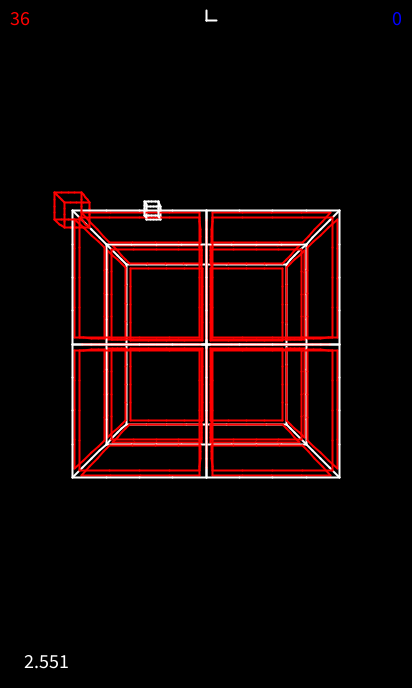
Frame 1 (no input)
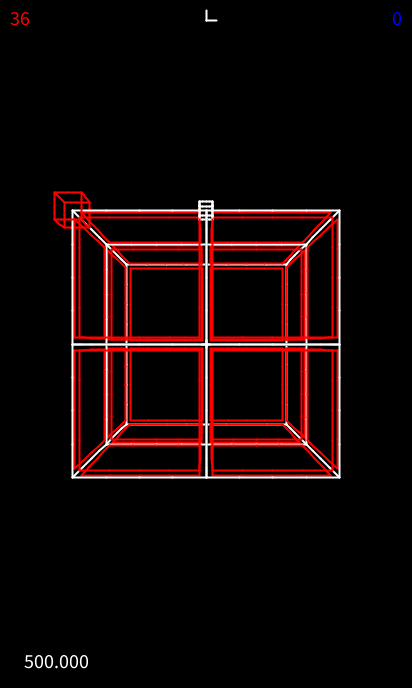
Frame 60 (the mouse pressed at the canvas centre just before this capture)
Frame 120 (the mouse held since frame 60 and released just before this capture): identical to frame 60, image omitted

The Processing sketch that drew these frames (run headless with seeded random() and noise(); from frame 60 on, the mouse is pressed at the canvas centre):

// Processing sketch: sketch_3Ddot
// ── sketch_3Ddot.pde
import java.util.Collections;
void settings() {
  size(412, 688); //for chromebook vertical display
//smooth(8);
  
}
void setup() {
  setupData();
  setupTestData();
  //ups(0, 0, 1, player.P1);
}
void draw() {
  float time = millis();
  generateQueue();
  updateUI();
  background(color(0,0,0));
  float[] control = getRotation();
  render(control[1],control[0]);
  fill(color(255, 255, 255));
  text(1000/(millis()-time), 20, 668);
}
// ── constants.pde
final float SCORE_SIZE = 20; //vertical size of square counts for each player
final float SCORE_HI = 10; //horizontal inset inward for player scores
final float SCORE_VI = 25; //vertical inset inward for player scores
final color P1_COLOR = color(255, 0, 0); //player 1 color
final color P2_COLOR = color(0, 0, 255); //player 2 color
final color OTHER_COLOR = color(255, 255, 255); //other color for cursor
final color OTHER_COLOR_DARK = color(127, 127, 0); //other color when cursorb not active
final color SEG_ON = color(255, 255, 255); //color for placed segment
final color SEG_OFF = color(63, 63, 63); //color for unplaced segment
final float SSTART = -.95; //square start in cube space
final float SEND = -.05; //square end in cube space
final float CUBE_SIZE = 200; //cube size, world units per cube unit
final float CAM_LENGTH = 400; //camera length
final float CAM_DIST = 800; //distance from cube center
final float RF = .5; //rotation speed factor for mouse
final float CCO = .1; //cursor cube offset from center
final float SPIN_FRICTION = .92; //spin friction for spinning the cube with inertia
final boolean ENTER_ALWAYS_OK = true; //whether enter can always be used to place segments
final int SPLITS = 4; //subsegments to cut lines into
// ── data.pde
boolean[][][][] connections;
player[][][][] squares;
int p1s;
int p2s;
enum player {
  NP, P1, P2
}
void setupData() {
  connections = new boolean[3][3][3][3]; //[x][y][z][xp, yp, zp]
  squares = new player[3][3][3][3]; //[x][y][z][xyp, xzp, yzp]
  initSquares();
  p1s = 0;
  p2s = 0;
}
void setupTestData() {
  /*
  connections[0][0][0][0] = true;
  connections[0][1][0][0] = true;
  connections[0][0][0][1] = true;
  connections[1][0][0][1] = true;
  
  connections[0][0][0][0] = true;
  connections[0][0][1][0] = true;
  connections[0][0][0][2] = true;
  connections[1][0][0][2] = true;
  
  connections[0][0][0][1] = true;
  connections[0][0][1][1] = true;
  connections[0][0][0][2] = true;
  connections[0][1][0][2] = true;
  */
  iterate();
  updateField(player.P1);
}
//tries to place segment at coords/direction and returns whether it could/did do it
boolean place(int x, int y, int z, int d, player p) {
  switch(d) {
    case 3: x--; d=0; break;
    case 4: y--; d=1; break;
    case 5: z--; d=2; break;
    default: break;
  }
  if(connections[x][y][z][d]) {
    return false;
  } else {
    connections[x][y][z][d]=true;
  }
  return true;
}
void iterate() {
  for(int i=0; i<=2; i++) {
    for(int j=0; j<=2; j++) {
      for(int k=0; k<=1; k++) {
        connections[i][j][k][2] = true;
        connections[i][k][j][1] = true;
        connections[k][i][j][0] = true;
      }
    }
  }
}
boolean[] getConnections(int x, int y, int z) {
  boolean[] r = new boolean[6];
  r[0] = connections[x][y][z][0];
  r[1] = connections[x][y][z][1];
  r[2] = connections[x][y][z][2];
  if(x>0) r[3] = connections[x-1][y][z][0];
  if(y>0) r[4] = connections[x][y-1][z][0];
  if(z>0) r[5] = connections[x][y][z-1][0];
  return r;
}
boolean updateField(player p) { //checks all locations for squares, returns whether new square found
  boolean r = false;
  for(int i=0; i<3; i++) {
    for(int j=0; j<3; j++) {
      for(int k=0; k<3; k++) {
        if(ups(i, j, k, p)) r=true;
      }
    }
  }
  return r;
}
void initSquares() {
  for(int i=0; i<3; i++) {
    for(int j=0; j<3; j++) {
      for(int k=0; k<3; k++) {
        for(int l=0; l<3; l++) {
          squares[i][j][k][l]=player.NP;
        }
      }
    }
  }
}
//update positive squares, returns whether a new one was found
boolean ups(int x, int y, int z, player p) { //(move around array and check others iff there are connections going in those directions
  boolean r = false;
  if((connections[x][y][z][0] && connections[x][y][z][1]) && (connections[x][y+1][z][0] && connections[x+1][y][z][1]) && squares[x][y][z][0]==player.NP) {
      squares[x][y][z][0] = p;
    addScore(p);
    r=true;
  }
  if((connections[x][y][z][0] && connections[x][y][z][2]) && (connections[x][y][z+1][0] && connections[x+1][y][z][2]) && squares[x][y][z][1]==player.NP) {
      squares[x][y][z][1] = p;
    addScore(p);
    r=true;
  }
  if((connections[x][y][z][1] && connections[x][y][z][2]) && (connections[x][y][z+1][1] && connections[x][y+1][z][2]) && squares[x][y][z][2]==player.NP) {
      squares[x][y][z][2] = p;
    addScore(p);
    r=true;
  }
  return r;
}
void addScore(player p) {
  if(p == player.P1) {
    p1s++;
  } else if(p == player.P2) {
    p2s++;
  } else println("warning: score adding attempt to no player");
}
// ── render.pde
public class Segment implements Comparable<Segment> {
  public float x1; public float y1; public float z1; public float x2; public float y2; public float z2; public color c; public float d;
  Segment(float a, float b, float ci, float d, float e, float f, color g) {
    this.x1 = a;  this.y1 = b;  this.z1 = ci;  this.x2 = d;  this.y2 = e;  this.z2 = f; this.c = g;
    this.d=sqrt(sq((x1+x2)/2)+sq((y1+y2)/2)+sq((z1+z2)/2));
  }
  public int compareTo(Segment other) {
    if(this.d>other.d) {
      return 1;
    } else if(this.d<other.d) {
      return -1;
    } else {
      return 0;
    }
  }
  public Segment copy() {
    return new Segment(this.x1, this.y1, this.z1, this.x2, this.y2, this.z2, this.c);
  }
}
ArrayList<Segment> rq = new ArrayList<Segment>();
void render(float xr, float zr) {
  renderQueue(xr, zr);
  textSize(SCORE_SIZE);
  fill(P1_COLOR); text(p1s, SCORE_HI, SCORE_VI);
  fill(P2_COLOR); text(p2s, width-textWidth(str(p2s))-SCORE_HI, SCORE_VI);
  renderAxes(xr, zr);
}
void renderAxes(float xr, float zr) {
  renderSegment(new Segment(0, 0, 0, 20, 0, 0, color(255, 255, 255)), xr, zr, width/2, 20);
  renderSegment(new Segment(0, 0, 0, 0, 20, 0, color(255, 255, 255)), xr, zr, width/2, 20);
  renderSegment(new Segment(0, 0, 0, 0, 0, -20, color(255, 255, 255)), xr, zr, width/2, 20);
}
void addConnectionToDraw(int x, int y, int z, int d, boolean t) {
  float x1 = x-1;
  float y1 = y-1;
  float z1 = z-1;
  float x2 = d==0 ? x : x-1;
  float y2 = d==1 ? y : y-1;
  float z2 = d==2 ? z : z-1;
  color c = t ? SEG_ON : SEG_OFF;
  if(!((z==2&&d==2)||(y==2&&d==1)||(x==2&&d==0))){
    addSplitSegmentToDraw(new Segment(x1, y1, z1, x2, y2, z2, c));
  }
}
void addSplitSegmentToDraw(Segment t) {
  for(int i=0; i<SPLITS; i++) {
    float l=1.0/SPLITS;
    float j=i*l;
    float jb=j+l;
    float k=1-j;
    float kb=1-l-j;
    Segment tmp = new Segment(t.x1*k+t.x2*j, t.y1*k+t.y2*j, t.z1*k+t.z2*j,
                              t.x1*kb+t.x2*jb, t.y1*kb+t.y2*jb, t.z1*kb+t.z2*jb, t.c); //color(55+i*20, 55+i*20, 55+i*20)
    rq.add(tmp);
  }
}

void addCursorToDraw(float x, float y, float z, float xb, float yb, float zb, boolean e, player p) {
  float x1=x-CCO-1;
  float x2=x+CCO-1;
  float y1=y-CCO-1;
  float y2=y+CCO-1;
  float z1=z-CCO-1;
  float z2=z+CCO-1;
  color c = p==player.P1 ? P1_COLOR : P2_COLOR;
  addCube(x1, y1, z1, x2, y2, z2, c);
  c=e?OTHER_COLOR:OTHER_COLOR_DARK;
  x1=xb-CCO/2-1;
  x2=xb+CCO/2-1;
  y1=yb-CCO/2-1;
  y2=yb+CCO/2-1;
  z1=zb-CCO/2-1;
  z2=zb+CCO/2-1;
  addCube(x1, y1, z1, x2, y2, z2, c);
}
void addCube(float x1, float y1, float z1, float x2, float y2, float z2, color c) {
  addSplitSegmentToDraw(new Segment(x1, y1, z1, x2, y1, z1, c));//top
  addSplitSegmentToDraw(new Segment(x2, y1, z1, x2, y2, z1, c));
  addSplitSegmentToDraw(new Segment(x2, y2, z1, x1, y2, z1, c));
  addSplitSegmentToDraw(new Segment(x1, y2, z1, x1, y1, z1, c));
  addSplitSegmentToDraw(new Segment(x1, y1, z2, x2, y1, z2, c));//bottom
  addSplitSegmentToDraw(new Segment(x2, y1, z2, x2, y2, z2, c));
  addSplitSegmentToDraw(new Segment(x2, y2, z2, x1, y2, z2, c));
  addSplitSegmentToDraw(new Segment(x1, y2, z2, x1, y1, z2, c));
  addSplitSegmentToDraw(new Segment(x1, y1, z1, x1, y1, z2, c));//verticals
  addSplitSegmentToDraw(new Segment(x2, y1, z1, x2, y1, z2, c));
  addSplitSegmentToDraw(new Segment(x2, y2, z1, x2, y2, z2, c));
  addSplitSegmentToDraw(new Segment(x1, y2, z1, x1, y2, z2, c));
}
void addSquareToDraw(int x, int y, int z, int d, player p) {
  if(p == player.NP) return;
  color c;
  float x1; float y1; float z1;
  float x2; float y2; float z2;
  if(p == player.P1) {
    c = P1_COLOR;
  } else {
    c = P2_COLOR;
  }
  switch (d) {
    case 0: x1=SSTART+x; y1=SSTART+y; z1=-1+z;
            x2=SEND+x; y2=SEND+y;
            addSplitSegmentToDraw(new Segment(x1, y1, z1, x2, y1, z1, c));
            addSplitSegmentToDraw(new Segment(x2, y1, z1, x2, y2, z1, c));
            addSplitSegmentToDraw(new Segment(x2, y2, z1, x1, y2, z1, c));
            addSplitSegmentToDraw(new Segment(x1, y2, z1, x1, y1, z1, c));
            break;
    case 1: x1=SSTART+x; y1=-1+y; z1=SSTART+z;
            x2=SEND+x; z2=SEND+z;
            addSplitSegmentToDraw(new Segment(x1, y1, z1, x2, y1, z1, c));
            addSplitSegmentToDraw(new Segment(x2, y1, z1, x2, y1, z2, c));
            addSplitSegmentToDraw(new Segment(x2, y1, z2, x1, y1, z2, c));
            addSplitSegmentToDraw(new Segment(x1, y1, z2, x1, y1, z1, c));
            break;
    case 2: x1=-1+x; y1=SSTART+y; z1=SSTART+z;
            y2=SEND+y; z2=SEND+z;
            addSplitSegmentToDraw(new Segment(x1, y1, z1, x1, y2, z1, c));
            addSplitSegmentToDraw(new Segment(x1, y2, z1, x1, y2, z2, c));
            addSplitSegmentToDraw(new Segment(x1, y2, z2, x1, y1, z2, c));
            addSplitSegmentToDraw(new Segment(x1, y1, z2, x1, y1, z1, c));
            //println(x1, y1, z1, x1, y2, z2);
            break;
    default: break;
  }
}
void generateQueue() {
  for(int i=0; i<3; i++) {
    for(int j=0; j<3; j++) {
      for(int k=0; k<3; k++) {
        for(int l=0; l<3; l++) {
          addConnectionToDraw(i, j, k, l, connections[i][j][k][l]);
          addSquareToDraw(i, j, k, l, squares[i][j][k][l]);
        }
      }
    }
  }
}
void renderQueue(float xr, float zr) {
  for(Segment t:rq) {
    Segment tmp = readySegment(t, xr, zr);
    t.d=sqrt(sq((tmp.x1+tmp.x2)/2)+sq((tmp.y1+tmp.y2)/2)+sq((tmp.z1+tmp.z2)/2));
  }
  Collections.sort(rq);
  Collections.reverse(rq);
  while(rq.size() != 0) {
    Segment tmp = rq.get(0); //this is not a copy of the added point, but it is deleted right after so it is ok to modify the original (as it is doing)
    tmp.x1 *= CUBE_SIZE;
    tmp.y1 *= CUBE_SIZE;
    tmp.z1 *= CUBE_SIZE;
    tmp.x2 *= CUBE_SIZE;
    tmp.y2 *= CUBE_SIZE;
    tmp.z2 *= CUBE_SIZE;
    renderSegment(tmp, xr, zr, width/2, height/2);
    rq.remove(0);
  }
}
void renderSegment(Segment t, float xr, float zr, float cntx, float cnty) {
  Segment tmp = readySegment(t, xr, zr);
  stroke(tmp.c);
  strokeWeight(2);
  line(cntx+tmp.x1/tmp.y1*CAM_LENGTH, cnty+tmp.z1/tmp.y1*CAM_LENGTH, cntx+tmp.x2/tmp.y2*CAM_LENGTH, cnty+tmp.z2/tmp.y2*CAM_LENGTH);
}
Segment readySegment(Segment t, float xr, float zr) {
  Segment tmp = t.copy();
  float tx = tmp.x1;
  float ty = tmp.y1;
  float tz = tmp.z1;
  tmp.x1 = tx*cos(zr) - ty*sin(zr);
  tmp.y1 = tx*sin(zr) + ty*cos(zr);
  tx = tmp.x1;
  ty = tmp.y1;
  tz = tmp.z1;
  tmp.y1 = ty*cos(xr) - tz*sin(xr);
  tmp.z1 = ty*sin(xr) + tz*cos(xr);
  tx = tmp.x2;
  ty = tmp.y2;
  tz = tmp.z2;
  tmp.x2 = tx*cos(zr) - ty*sin(zr);
  tmp.y2 = tx*sin(zr) + ty*cos(zr);
  tx = tmp.x2;
  ty = tmp.y2;
  tz = tmp.z2;
  tmp.y2 = ty*cos(xr) - tz*sin(xr);
  tmp.z2 = ty*sin(xr) + tz*cos(xr);
  tmp.y1 += CAM_DIST;
  tmp.y2 += CAM_DIST;
  return tmp;
}
// ── ui.pde
int ctargx = 0;
int ctargy = 0;
int ctargz = 0;
int ctargxb = 1;
int ctargyb = 0;
int ctargzb = 0;
int cd = 0; //+x, +y, +z, -x, -y, -z
float ccurx = 0;
float ccury = 0;
float ccurz = 0;
float ccurxb = 0;
float ccuryb = 0;
float ccurzb = 0;
boolean pm=true; //placemode
player curp = player.P1;
void updateUI() {
  updateCursor();
}
void updateCursor() {
  ccurx = .6*ctargx + .4*ccurx;
  ccury = .6*ctargy + .4*ccury;
  ccurz = .6*ctargz + .4*ccurz;
  bumpCursor();
  setCursorBTarg();
  ccurxb = .6*ctargxb + .4*ccurxb;
  ccuryb = .6*ctargyb + .4*ccuryb;
  ccurzb = .6*ctargzb + .4*ccurzb;
  
  addCursorToDraw(ccurx, ccury, ccurz, ccurxb, ccuryb, ccurzb, pm, curp);
}
void setCursorBTarg() {
  ctargxb=ctargx;
  ctargyb=ctargy;
  ctargzb=ctargz;
  switch(cd) {
    case 0: ctargxb++; break;
    case 1: ctargyb++; break;
    case 2: ctargzb++; break;
    case 3: ctargxb--; break;
    case 4: ctargyb--; break;
    case 5: ctargzb--; break;
    default: break;
  }
}
boolean bumpCursor() {
  boolean r = false;
  if(ctargx==2&&cd==0) {cd=3; r=true;}
  if(ctargy==2&&cd==1) {cd=4; r=true;}
  if(ctargz==2&&cd==2) {cd=5; r=true;}
  if(ctargx==0&&cd==3) {cd=0; r=true;}
  if(ctargy==0&&cd==4) {cd=1; r=true;}
  if(ctargz==0&&cd==5) {cd=2; r=true;}
  return r;
}
void clipCursor() {
  ctargx = max(0, min(2, ctargx));
  ctargy = max(0, min(2, ctargy));
  ctargz = max(0, min(2, ctargz));
}
void keyPressed() {
  switch(key) {
    /*
    case 'a': if(pm) cd=3; else ctargx--; break;
    case 'd': if(pm) cd=0; else ctargx++; break;
    case 's': if(pm) cd=4; else ctargy--; break;
    case 'w': if(pm) cd=1; else ctargy++; break;
    case 'q': if(pm) cd=2; else ctargz++; break;
    case 'e': if(pm) cd=5; else ctargz--; break;
    case 'j': cd=3; break;
    case 'l': cd=0; break;
    case 'k': cd=4; break;
    case 'i': cd=1; break;
    case 'u': cd=2; break;
    case 'o': cd=5; break;
    */
    case 'a': if(cd!=3) cd=3; else ctargx--; break;
    case 'd': if(cd!=0) cd=0; else ctargx++; break;
    case 's': if(cd!=4) cd=4; else ctargy--; break;
    case 'w': if(cd!=1) cd=1; else ctargy++; break;
    case 'q': if(cd!=2) cd=2; else ctargz++; break;
    case 'e': if(cd!=5) cd=5; else ctargz--; break;
    //case ' ': pm=!pm; break;
    case 'g': zrv+=.05; break;
    case 't': zrv-=.05; break;
    case 'f': xrv-=.05; break;
    case 'h': xrv+=.05; break;
    case '\n': if(pm||ENTER_ALWAYS_OK) {
                 //only switch turn if valid move is made which does not make a new square
                 if(place(ctargx, ctargy, ctargz, cd, curp) && !updateField(curp)) {
                   curp=(curp==player.P1)?player.P2:player.P1;
                 }
               }
               break;
    default: break;
  }
  bumpCursor();
  clipCursor();
}
float lastmx;
float lastmy;
float xr;
float zr;
float xrl;
float zrl;
float xrv;
float zrv;
boolean lfmp; //last frame mouse pressed?
float[] getRotation() {
  if(!mousePressed) {
    if(lfmp) {
      xr+=RF*radians(mouseX-lastmx);
      zr-=RF*radians(mouseY-lastmy);
    }
    lfmp = false;
    xr+=xrv;
    zr+=zrv;
    zr=min(PI/2, max(-PI/2, zr));
  }
  float[] result = new float[] {xr, zr};
  if(mousePressed) {
    if(lfmp) {
      result[0] = xr+RF*radians(mouseX-lastmx);
      result[1] = zr-RF*radians(mouseY-lastmy);
    } else {
      lfmp = true;
      lastmx = mouseX;
      lastmy = mouseY;
      result[0] = xr+RF*radians(mouseX-lastmx);
      result[1] = zr-RF*radians(mouseY-lastmy);
    }
  }
  result[1] = min(PI/2, max(-PI/2, result[1]));
  xrv=result[0]-xrl;
  zrv=result[1]-zrl;
  xrv*=SPIN_FRICTION;
  zrv*=SPIN_FRICTION;
  xrl=result[0];
  zrl=result[1];
  return result;
}
